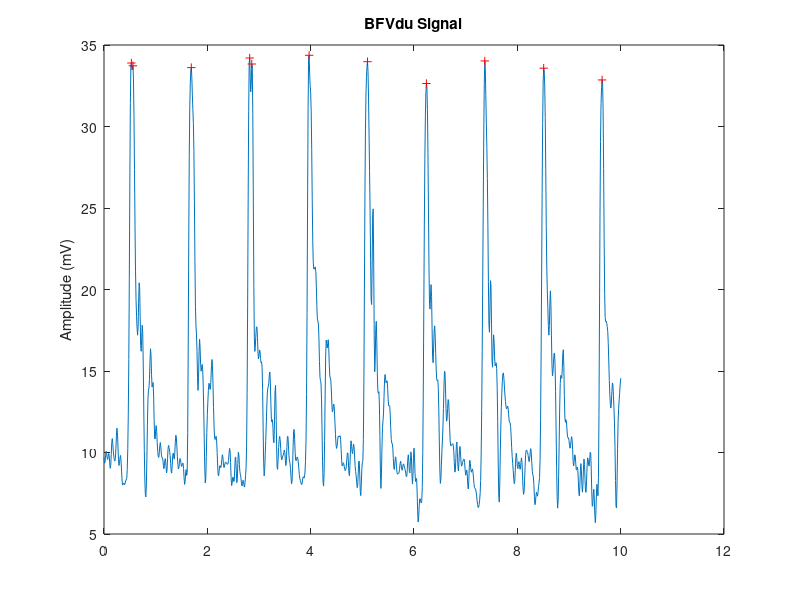

Reproduce this figure in MATLAB. (Note: this script raises an error after producing the figure.)
load('BFVdata_assignment3.mat');

t = 0:1/Fs:(length(BFVdu)-1)/Fs;
[xpks, xlocs] = findpeaks(BFVdu, 'MinPeakHeight', 30);

% plot input signal

figure('Name', 'BFVdu Signal', 'NumberTitle', 'off');
plot(t, BFVdu)
hold on;
plot(t(xlocs), xpks, 'r+')
ylabel('Amplitude (mV)');
title('BFVdu Signal');

L = 226; % appx. length of period

BFVdu_p = BFVdu(1:L);
BFVdu_p_zp = [BFVdu_p' zeros(1,L)]';

[mBFV, phBFV, fBFV] = fourier_dt(BFVdu, Fs, 'half');
[mBFV_p, phBFV_p, fBFV_p] = fourier_dt(BFVdu_p, Fs, 'half');
[mBFV_p_zp, phBFV_p_zp, fBFV_p_zp] = fourier_dt(BFVdu_p_zp, Fs, 'half');

% plot magnitude spectra

figure('Name', 'Magnitude Spectrum', 'NumberTitle', 'off');

subplot(3,1,1);
plot(fBFV, mBFV)
xlim([0 30]);
ylabel('|X(f)| (mV)');
title('Entire BFVdu Signal');

subplot(3,1,2);
plot(fBFV_p, mBFV_p)
xlim([0 30]);
ylabel('|X(f)| (mV)');
title('Portion of BFVdu Signal');

subplot(3,1,3);
plot(fBFV_p_zp, mBFV_p_zp)
xlim([0 30]);
ylabel('|X(f)| (mV)');
title('Portion of BFVdu Signal with Zero-padding');

% compare magnitude spectra

figure('Name', 'Magnitude Spectra Comparison', 'NumberTitle', 'off');

subplot(2,1,1);
plot(fBFV, mBFV)
hold on;
plot(fBFV_p, mBFV_p, '+-')
xlim([0 30]);
ylabel('|X(f)| (mV)');
title('BFVdu');
legend('Full Signal', 'Portioned Signal');

subplot(2,1,2);
plot(fBFV, mBFV)
hold on;
plot(fBFV_p_zp, mBFV_p_zp, '-')
xlim([0 30]);
ylabel('|X(f)| (mV)');
title('BFVdu');
legend('Full Signal', 'Zero-padded Portioned Signal');
xlabel('f (Hz)');
